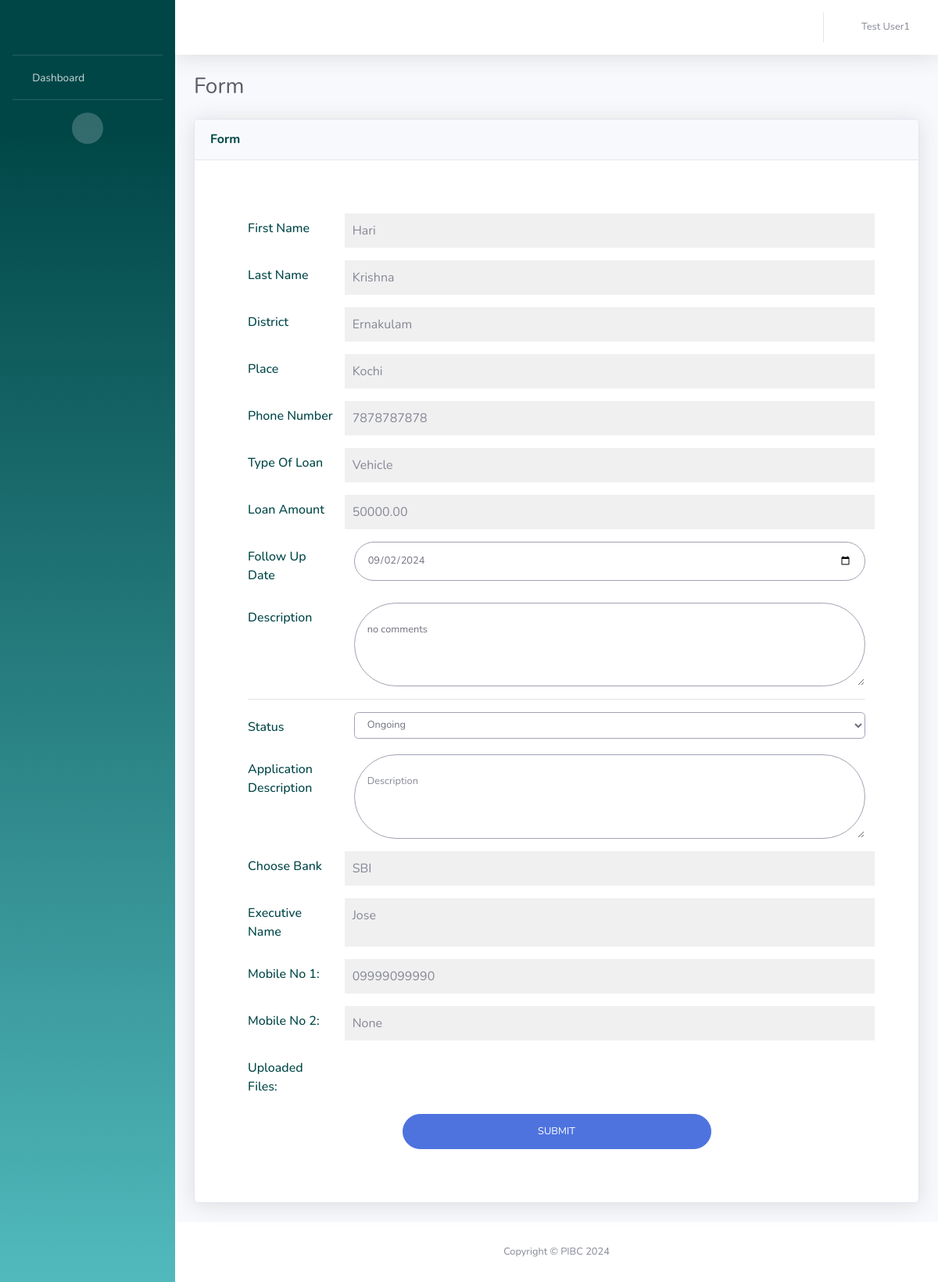
The app's page /loan-page/FORM00002 (signed in), older data.
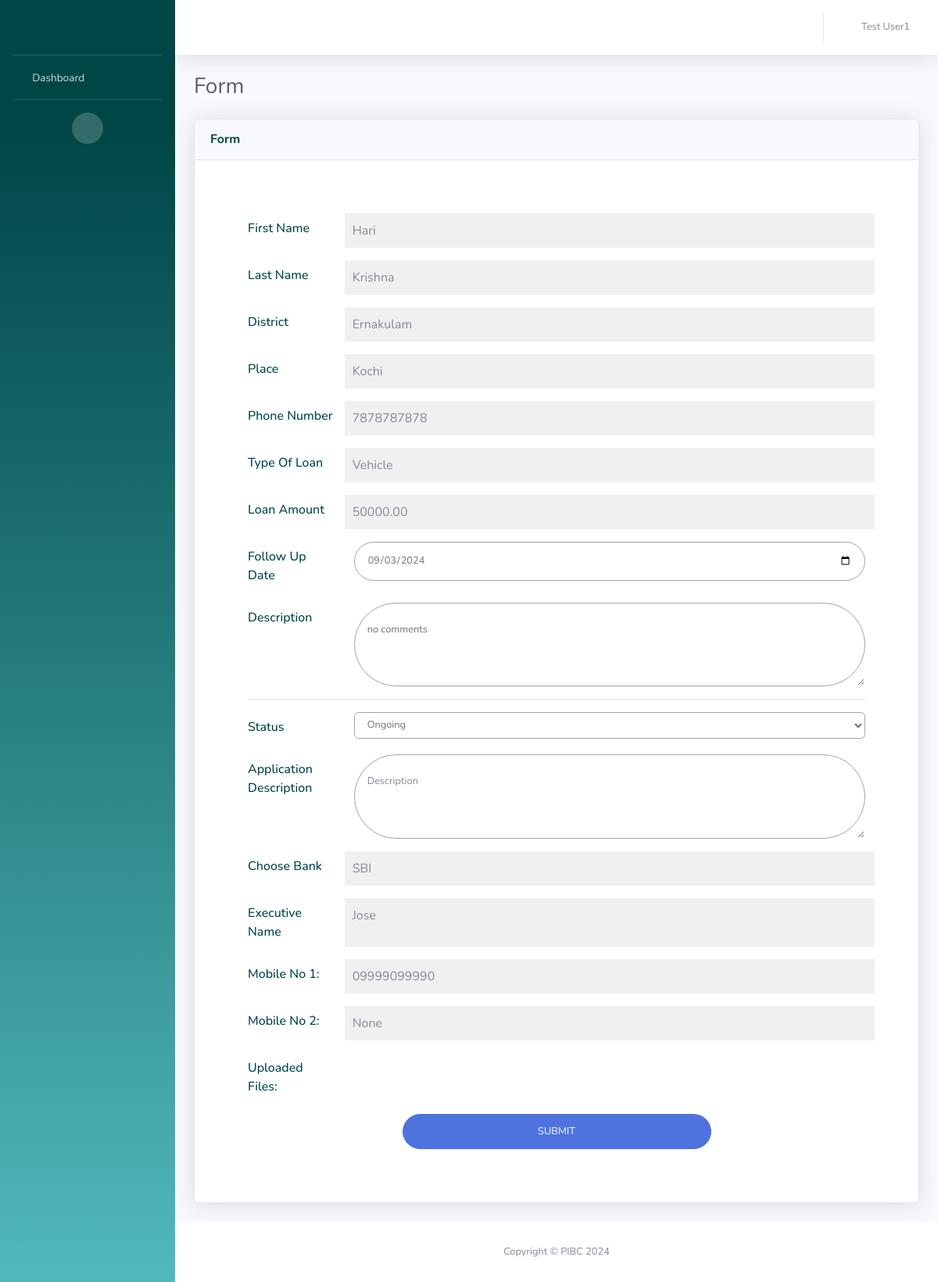
The same page, newer data.
### UserApp/models.py (models this page shows, shortened)
class LoanApplicationModel(models.Model):
    Accept = 'Accept'
    Reject = 'Reject'
    STATUS_CHOICES = [
        (Accept, 'Accept'),
        (Reject, 'Reject'),
    ]
    form_id = models.CharField(primary_key=True, max_length=100)
    first_name = models.CharField(max_length=100)
    last_name = models.CharField(max_length=100)
    district = models.CharField(max_length=100)
    place = models.CharField(max_length=100)
    phone_no = models.CharField(max_length=15, null=True)
    loan_name = models.ForeignKey(LoanModel, on_delete=models.CASCADE)
    loan_amount = models.DecimalField(max_digits=10, decimal_places=2)
    followup_date = models.DateField()
    description = models.TextField()
    status_name = models.ForeignKey(StatusModel, on_delete=models.CASCADE)
    application_description = models.TextField(null=True)
    bank_name = models.ForeignKey(BankModel, on_delete=models.CASCADE)
    executive_name = models.CharField(max_length=100)
    mobileno_1 = models.CharField(max_length=15)
    mobileno_2 = models.CharField(max_length=15, blank=True, null=True)
    assigned_to = models.ForeignKey(AdminModel, on_delete=models.CASCADE)
    work_status = models.CharField(
        max_length=20,
        choices=STATUS_CHOICES,
        null=True,
    )

class LoanModel(models.Model):
    loan_id = models.AutoField(primary_key=True)
    loan_name = models.CharField(max_length=100)
    def __str__(self):
        return self.loan_name

class StatusModel(models.Model):
    status_id = models.AutoField(primary_key = True)
    status_name = models.CharField(max_length=100)
    def __str__(self):
        return self.status_name

class BankModel(models.Model):
    bank_id = models.AutoField(primary_key = True)
    bank_name = models.CharField(max_length=100)
    def __str__(self):
        return self.bank_name

### UserApp/views.py (the view)
# urls.py: path('loan-page/<str:form_id>', views.loan_page, name='loan-page'),
def loan_page(request, form_id):
    user = request.session.get('user', None)
    if user is None:
        return redirect('/login')
    else:
        admin = AdminModel.objects.get(admin_id=user)
        admin_name = f"{admin.admin_first_name} {admin.admin_last_name}"
        form_instance = get_object_or_404(LoanApplicationModel, form_id=form_id)
        files = UploadedFile.objects.filter(loan_application=form_instance)
        if request.method == 'POST':
            form = LoanApplicationForm(request.POST, instance=form_instance)
            followup_date = request.POST.get('followup_date')
            description = request.POST.get('description')
            status_name = request.POST.get('status_name')
            application_description = request.POST.get('application_description')
            form_instance.followup_date = followup_date
            form_instance.description = description
            form_instance.status_name = StatusModel.objects.get(status_id=status_name)
            form_instance.application_description = application_description
            form_instance.save()
            return redirect('/')  # Redirect to a success page
        else:
            form = LoanApplicationForm(instance=form_instance)
        return render(request, 'loan-page.html', {'username':admin_name,'admin':admin,'form': form, 'files': files})

### templates/loan-page.html (shortened to what this page needs)
<!DOCTYPE html>
<html lang="en">
<head>
    {% load static %}
    <link href="{% static 'vendor/fontawesome-free/css/all.min.css' %}" rel="stylesheet" type="text/css">
    <link href="{% static 'css/sb-admin-2.min.css' %}" rel="stylesheet">
  </head>
<body id="page-top">
    <div id="wrapper">
        <ul class="navbar-nav bg-gradient-primary sidebar sidebar-dark accordion" id="accordionSidebar">
            <a class="sidebar-brand d-flex align-items-center justify-content-center" href="{% url 'home' %}">
                <div class="logo" style="background-image: url({% static 'img/pibc.png' %});"></div>
            </a>
            <hr class="sidebar-divider my-0">
            <li class="nav-item">
                <a class="nav-link" href="{% url 'home' %}">
                    <i class="fas fa-fw fa-tachometer-alt"></i>
                    <span>Dashboard</span></a>
            </li>
            <hr class="sidebar-divider d-none d-md-block">
            <div class="text-center d-none d-md-inline">
                <button class="rounded-circle border-0" id="sidebarToggle"></button>
            </div>
        </ul>
        <div id="content-wrapper" class="d-flex flex-column">
            <div id="content">
                <nav class="navbar navbar-expand navbar-light bg-white topbar mb-4 static-top shadow">
                    <ul class="navbar-nav ml-auto">
                        <li class="nav-item dropdown no-arrow">
                            <a class="nav-link dropdown-toggle" href="#" id="userDropdown" role="button"
                                data-toggle="dropdown" aria-haspopup="true" aria-expanded="false">
                                <i class="fas fa-fw fa-user"></i>
                                <span class="mr-2 d-none d-lg-inline text-gray-600 small">{{username}}</span>
                            </a>
                        </li>
                    </ul>
                </nav>
                <div class="container-fluid">
                    <div class="d-sm-flex align-items-center justify-content-between mb-4">
                        <h1 class="h3 mb-0 text-gray-800">Form</h1>
                    </div>
                    <div class="row">
                        <div class="col-xl-12 col-lg-7">
                            <div class="card shadow mb-4">
                                <div
                                    class="card-header py-3 d-flex flex-row align-items-center justify-content-between">
                                    <h6 class="m-0 font-weight-bold text-primary">Form</h6>
                                </div>
                                <div class="card-body">
                                    <form class="p-5 user" method="POST">
                                        <div class="form-group row">
                                            <label for="first_name" class="col-sm-2 col-form-label">First Name</label>
                                            <div class="col-sm-10 readonly-field">
                                                {{ form.instance.first_name }}
                                            </div>
                                        </div>
                                        <div class="form-group row">
                                            <label for="last_name" class="col-sm-2 col-form-label">Last Name</label>
                                            <div class="col-sm-10 readonly-field">
                                                {{ form.instance.last_name }}
                                            </div>
                                        </div>
                                        <div class="form-group row">
                                            <label for="district" class="col-sm-2 col-form-label">District</label>
                                            <div class="col-sm-10 readonly-field">
                                                {{ form.instance.district }}
                                            </div>
                                        </div>
                                        <div class="form-group row">
                                            <label for="place" class="col-sm-2 col-form-label">Place</label>
                                            <div class="col-sm-10 readonly-field">
                                                {{ form.instance.place }}
                                            </div>
                                        </div>
                                        <div class="form-group row">
                                            <label for="phone_no" class="col-sm-2 col-form-label">Phone Number</label>
                                            <div class="col-sm-10 readonly-field">
                                                {{ form.instance.phone_no }}
                                            </div>
                                        </div>
                                        <div class="form-group row">
                                            <label for="loan_name" class="col-sm-2 col-form-label">Type of Loan</label>
                                            <div class="col-sm-10 readonly-field">
                                                {{ form.instance.loan_name }}
                                            </div>
                                        </div>
                                        <div class="form-group row">
                                            <label for="loan_amount" class="col-sm-2 col-form-label">Loan Amount</label>
                                            <div class="col-sm-10 readonly-field">
                                                {{ form.instance.loan_amount }}
                                            </div>
                                        </div>
                                        <div class="form-group row">
                                            <label for="followup_date" class="col-sm-2 col-form-label">Follow Up Date</label>
                                            <div class="col-sm-10">
                                                {{ form.followup_date }}
                                            </div>
                                        </div>
                                        <div class="form-group row">
                                            <label for="description" class="col-sm-2 col-form-label">Description</label>
                                            <div class="col-sm-10">
                                                {{form.description}}
                                            </div>
                                        </div>
                                        <hr>
                                        <div class="form-group row">
                                            <label for="status_name" class="col-sm-2 col-form-label">Status</label>
                                            <div class="col-sm-10">
                                                {{ form.status_name }}
                                            </div>
                                        </div>
                                        <div class="form-group row">
                                            <label for="application_description" class="col-sm-2 col-form-label">Application Description</label>
                                            <div class="col-sm-10" >
                                             {{form.application_description}}
                                                </div>
                                        </div>
                                        <div class="form-group row">
                                            <label for="bank_name" class="col-sm-2 col-form-label">Choose Bank</label>
                                            <div class="col-sm-10 readonly-field">
                                                {{form.instance.bank_name}}
                                            </div>
                                        </div>
                                        <div class="form-group row">
                                            <label for="executive_name" class="col-sm-2 col-form-label">Executive Name</label>
                                            <div class="col-sm-10 readonly-field">
                                                {{form.instance.executive_name}}
                                            </div>
                                        </div>
                                        <div class="form-group row">
                                            <label for="mobileno_1" class="col-sm-2 col-form-label">Mobile No 1:</label>
                                            <div class="col-sm-10 readonly-field">
            {{form.instance.mobileno_1}}
        </div>
                                        </div>
                                        <div class="form-group row">
                                            <label for="mobileno_2" class="col-sm-2 col-form-label">Mobile No 2:</label>
                                            <div class="col-sm-10 readonly-field">
            {{form.instance.mobileno_2}}
        </div>
                                        </div>
                                        <div class="form-group row">
                                            <label for="files" class="col-sm-2 col-form-label">Uploaded files:</label>
                                            <div class="col-sm-10">
                                            </div>
                                        </div>
                                        <input type="submit" class="btn btn-primary btn-user btn-block d-block mx-auto" value="SUBMIT">
                                    </form>
                                </div>
                            </div>
                        </div>
                    </div>
                </div>
            </div>
            <footer class="sticky-footer bg-white">
                <div class="container my-auto">
                    <div class="copyright text-center my-auto">
                        <span>Copyright &copy; PIBC 2024</span>
                    </div>
                </div>
            </footer>
        </div>
    </div>
</body>
</html>

### templates/loan-page.html (style rules this page uses)
.logo { height:2.5rem; width:8rem; background-position: center; background-size: cover; background-repeat: no-repeat; }
.btn-block { width: 50%!important; }
.form-select { font-size: 0.8rem!important; }
.col-form-label { color: #004647; font-weight:500; text-transform:capitalize; }
.readonly-field { background-color: #f0f0f0; padding: 10px; }

Row changes from the older to the newer data that the page shows:
changed LoanApplicationModel "Hari": followup_date "09/02/2024" → "09/03/2024"
